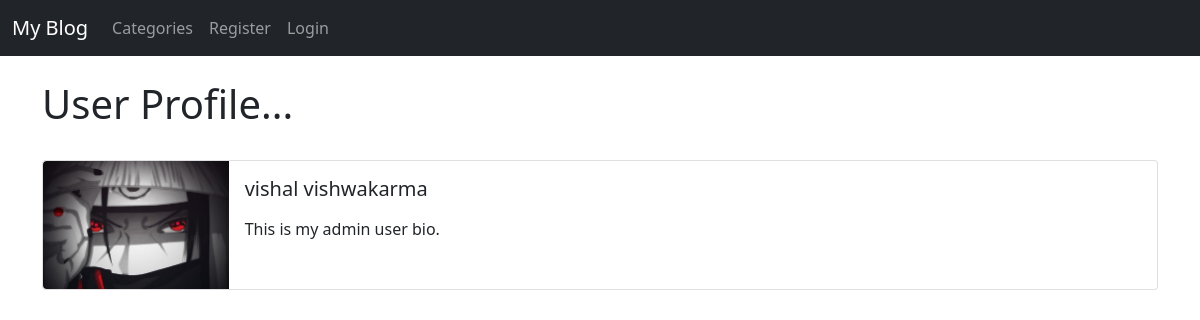
/members/1/profile/, run on the app's committed database.
### blog/models.py (models this page shows, shortened)
class Profile(models.Model):
    user = models.OneToOneField(User, null=True, on_delete=models.CASCADE)
    bio = models.TextField()
    profile_pic = models.ImageField(null=True, blank=True, upload_to="images/profile/")
    website_url = models.CharField(max_length=255, null=True, blank=True)
    facebook_url = models.CharField(max_length=255, null=True, blank=True)
    twitter_url = models.CharField(max_length=255, null=True, blank=True)
    instagram_url = models.CharField(max_length=255, null=True, blank=True)
    pinterest_url = models.CharField(max_length=255, null=True, blank=True)

### members/views.py (the view)
# urls.py: path('<int:pk>/profile/', ShowProfilePageView.as_view(), name='show_profile_page'),
class ShowProfilePageView(DetailView):
    model = Profile
    template_name = 'registration/user_profile.html'
    def get_context_data(self, *args, **kwargs):
        context = super(ShowProfilePageView, self).get_context_data(*args, **kwargs)
        page_user = get_object_or_404(Profile, id=self.kwargs['pk'])
        context["page_user"] = page_user
        return context

### members/templates/registration/user_profile.html (shortened to what this page needs)
{% extends 'base.html' %}
{% load static %}
{% block content %}
<h1>User Profile...</h1>
    <br/>
    <div class="card mb-3">
  <div class="row g-0">
    <div class="col-md-2">
    {% if page_user.profile_pic %}
        <img src="{{ page_user.profile_pic.url }}" class="img-fluid rounded-start">
    {% else %}
        <img src="{% static 'blog/images/default_profile_pic.png' %}" class="img-fluid rounded-start">
    {% endif %}
    </div>
    <div class="col-md-10">
      <div class="card-body">
        <h5 class="card-title">
            {{ page_user.user.first_name }}
            {{ page_user.user.last_name }}
        </h5>
        <p class="card-text">
            {{ page_user.bio }}
        </p>
      </div>
    </div>
  </div>
</div>
    <br/><br/>
{% endblock %}

### data on the page
Profile: profile_pic (picture), user.first_name "vishal", user.last_name "vishwakarma", bio "This is my admin user bio."
